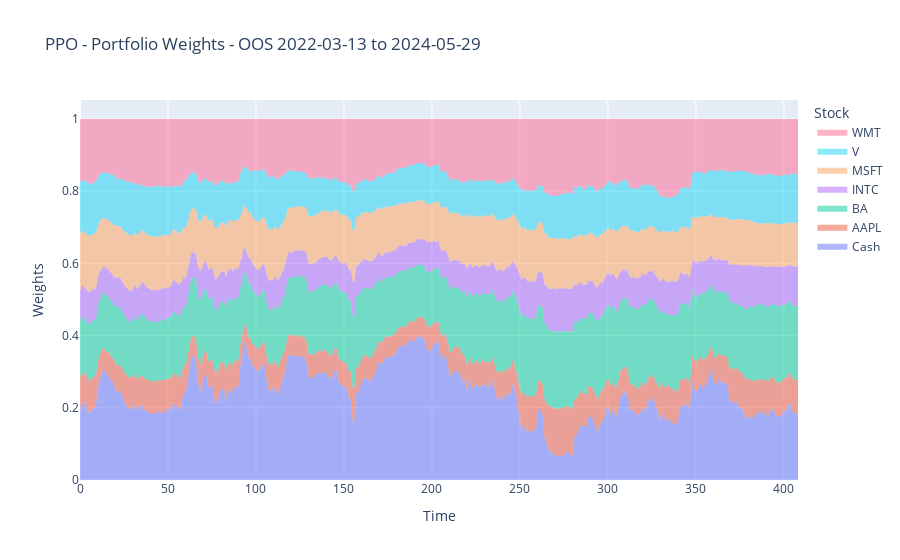

Here is the notebook cell this chart was saved with:
### Code cell
import pandas as pd
import matplotlib.pyplot as plt

# Specify the path to your CSV file
csv_file_path = 'tensor_graph/actions410_2023-2024.csv'

# Read the CSV file into a DataFrame
df = pd.read_csv(csv_file_path)

df = df.rename(columns={old_name: i for i, old_name in enumerate(df.columns)})
print(df)


import plotly.graph_objects as go


# Example data (replace with your actual data)
# Ensure data is available and correct
time = df.index

# Calculate cumulative sums for stacking
cash = df[0]
w1 = cash + df[1]
w2 = w1 + df[2]
w3 = w2 + df[3]
w4 = w3 + df[4]
w5 = w4 + df[5]
w6 = w5 + df[6]


# Create the figure
fig = go.Figure()

# Add each trace with fill specified to stack them

# This should stack up to the total load

fig.add_trace(go.Scatter(x=time, y=cash, fill='tozeroy', mode='none', name='Cash'))
fig.add_trace(go.Scatter(x=time, y=w1, fill='tonexty', mode='none', name='AAPL'))
fig.add_trace(go.Scatter(x=time, y=w2, fill='tonexty', mode='none', name='BA'))
fig.add_trace(go.Scatter(x=time, y=w3, fill='tonexty', mode='none', name='INTC'))
fig.add_trace(go.Scatter(x=time, y=w4, fill='tonexty', mode='none', name='MSFT'))
fig.add_trace(go.Scatter(x=time, y=w5, fill='tonexty', mode='none', name='V'))
fig.add_trace(go.Scatter(x=time, y=w6, fill='tonexty', mode='none', name='WMT'))
# fig.add_trace(go.Scatter(x=time, y=load, fill='tonexty', mode='none', name='load'))



# Customize layout
fig.update_layout(
    title='PPO - Portfolio Weights - OOS 2022-03-13 to 2024-05-29',
    yaxis_title='Weights',
    xaxis_title='Time',
    legend_title='Stock',
    hovermode='x unified'
)

fig.show()

### Figure 1 — Plotly figure (JSON) as saved in the notebook; plotly's stock layout.template omitted (floating-point values rounded to 4 significant figures; data arrays with more than 128 entries replaced by an {"elided": "..."} marker saying what was removed)
{"data": [{"fill": "tozeroy", "mode": "none", "name": "Cash", "type": "scatter", "x": {"elided": "409 int values"}, "y": {"elided": "409 float values"}}, {"fill": "tonexty", "mode": "none", "name": "AAPL", "type": "scatter", "x": {"elided": "409 int values"}, "y": {"elided": "409 float values"}}, {"fill": "tonexty", "mode": "none", "name": "BA", "type": "scatter", "x": {"elided": "409 int values"}, "y": {"elided": "409 float values"}}, {"fill": "tonexty", "mode": "none", "name": "INTC", "type": "scatter", "x": {"elided": "409 int values"}, "y": {"elided": "409 float values"}}, {"fill": "tonexty", "mode": "none", "name": "MSFT", "type": "scatter", "x": {"elided": "409 int values"}, "y": {"elided": "409 float values"}}, {"fill": "tonexty", "mode": "none", "name": "V", "type": "scatter", "x": {"elided": "409 int values"}, "y": {"elided": "409 float values"}}, {"fill": "tonexty", "mode": "none", "name": "WMT", "type": "scatter", "x": {"elided": "409 int values"}, "y": {"elided": "409 float values"}}], "layout": {"hovermode": "x unified", "legend": {"title": {"text": "Stock"}}, "title": {"text": "PPO - Portfolio Weights - OOS 2022-03-13 to 2024-05-29"}, "xaxis": {"title": {"text": "Time"}}, "yaxis": {"title": {"text": "Weights"}}}}
